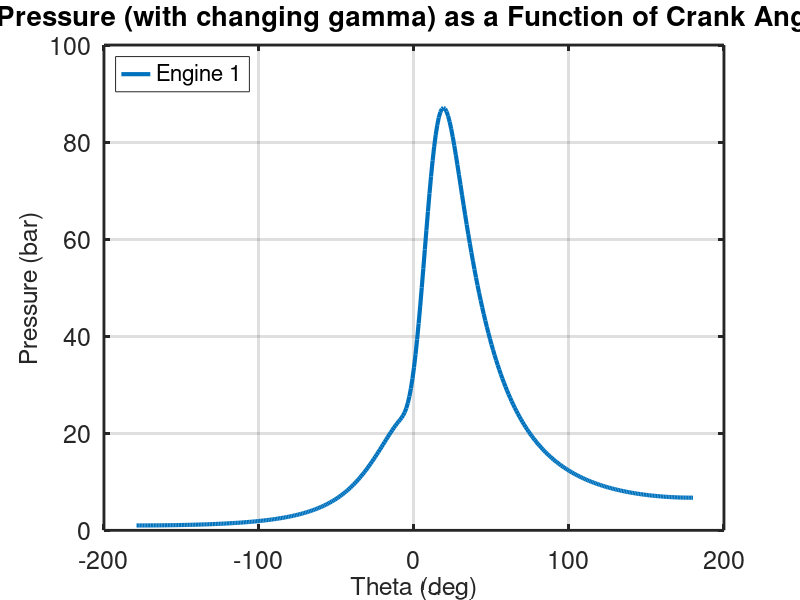
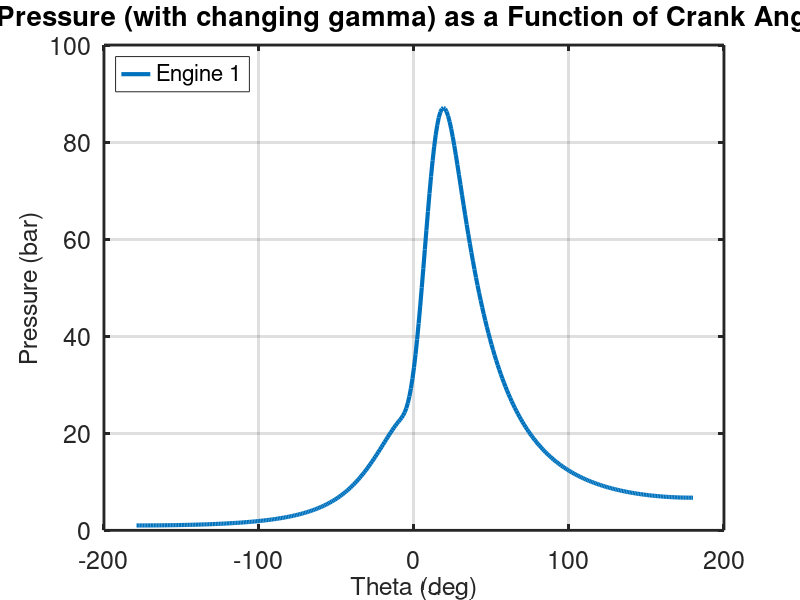
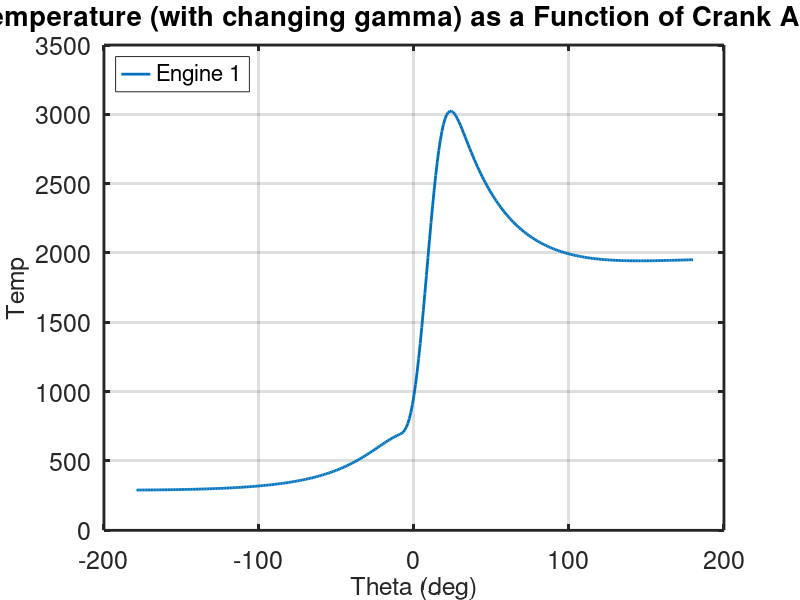
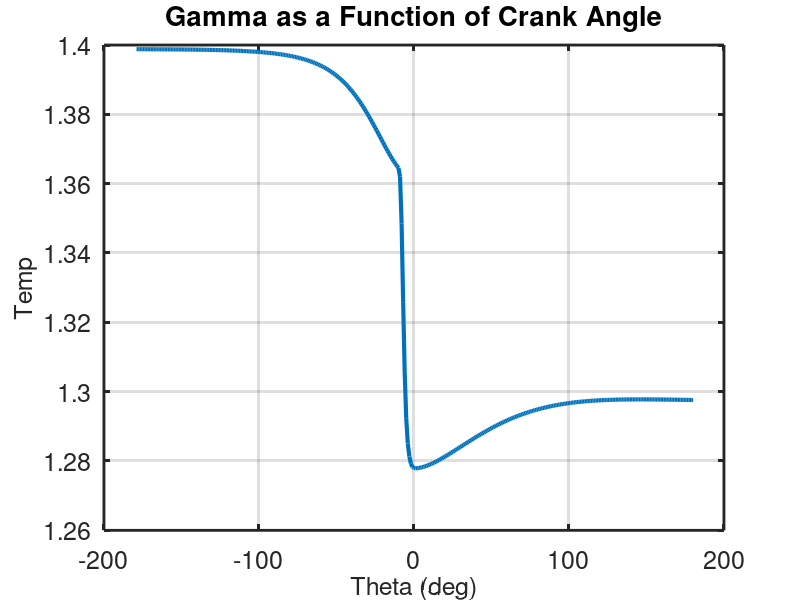

Source code (MATLAB) for these figures, in order:
function[v]=FiniteHeatRelease()
% Gas cycle heat release code for two engines
close all
% engine parameters 
clear();
%%
calc_gamma(300)
%%


thetas(1,1)= -10; % Engine1 start of heat release (deg)
thetas(2,1)= -10;   % Engine2 start of heat release (deg)
thetad(1,1) = 40; % Engine1 duration of heat release (deg)
thetad(2,1) = 10; % Engine2 duration of heat release (deg)

r=10;       %compression ratio
gamma= 1.4; %gas const
q= 34.385233793707900;      % dimensionless total heat release Qin/P1V1 

a= 5;  %weibe parameter a 
n= 3; %weibe exponent n

step=1;      % crankangle interval for calculation/plot
NN=360/step; % number of data points

% initialize the results data structure
save.theta=zeros(NN,1); % crankangle
save.vol=zeros(NN,1);   % volume 
save.press=zeros(NN,2); % pressure 
save.work=zeros(NN,2);  % work
save.temp = zeros(NN,2);


pinit(1) = 1; % Engine 1 initial dimensionless pressure P/P1
pinit(2) = 1; % Engine 2 initial dimensionless pressure P/P1 
ma = 3.335683867042752e-04;
n_constant = ma/(1000*28.97);
r_constant = 8.314;
stroke = 6.4100000000000; %cm
bore = 7.051000000000001; %cm
bore = 1.1 * stroke;
crank_rad = stroke/2; %cm
crank_l = 3.5 * crank_rad; %cm
Vc = (1500/6)/9

i = 1;
for theta = -180:1:180
    s(i) = crank_rad * cos(theta*pi/180) + sqrt(crank_l^2 + (crank_rad^2) * (sin(theta*pi/180))^2); 
    v(i) = (Vc + (crank_l + crank_rad - s(i))*(pi*bore(1)^2)/4)/1e6;
    i = i + 1;
end

% for loop for engine1 and engine2
for j=1:2
theta = -180;          %initial crankangle
thetae = theta + step; %final crankangle in step
fy(1) = pinit(j); % assign initial pressure to working vector
fy(2) =0.;        % reset work vector 

% for loop for pressure and work calculation
  for i=1:NN,
    [fy, vol] = integrate(theta,thetae,fy);
    
    % reset to next interval
    theta = thetae;
    thetae = theta+step;
    % copy results to output vectors
    save.theta(i)=theta;
    save.vol(i)=vol;
    save.press(i,j)=fy(1);
    save.work(i,j)=fy(2);
    %save.temp(i,j) = save.press(i,j) * v(i)/(n_constant * r_constant);
    P = 1e5 * save.press(i,j);
    R = 287.058;
    rho(i) = ma/(v(i));
    save.temp(i,j) = P/(R*rho(i));
    disp(rho(i))
    gamma = calc_gamma(save.temp(i,j));
    g(i) = gamma;
    
  end %end of pressure and work iteration loop
end %end of engine iteration loop

[pmax1, id_max1] = max(save.press(:,1)); %Engine 1 max pressure
[pmax2, id_max2] = max(save.press(:,2)); %Engine 2 max pressure
thmax1=save.theta(id_max1);%Engine 1 crank angle
thmax2=save.theta(id_max2);%Engine 2 crank angle

w1=save.work(NN,1);
w2=save.work(NN,2);
eta1= w1/q; % thermal efficiency
eta2= w2/q; 
imep1 = eta1*q*(r/(r -1)); %imep
imep2 = eta2*q*(r/(r -1));
eta_rat1 = eta1/(1-r^(1-gamma)); 
eta_rat2 = eta2/(1-r^(1-gamma));

% output overall results
fprintf('                  Engine 1           \n');
fprintf(' Theta_start       %5.2f              \n', thetas(1,1));
fprintf(' Theta_dur          %5.2f                \n', thetad(1,1));
fprintf(' P_max/P_1           %5.2f              \n', pmax1);
fprintf(' Theta_max       %7.1f             \n',thmax1);
fprintf(' Net Work/P1V1   %7.2f             \n', w1);
fprintf(' Efficiency         %5.3f               \n', eta1);
fprintf(' Eff. Ratio         %5.3f              \n', eta_rat1 );
fprintf(' Imep/P1            %5.2f                \n', imep1);

%plot results

%set(gcf,'Units','pixels','Position', [50,50,1200,600]);
%subplot(1,2,1);
plot(save.theta,save.press(:,1),'linewidth',3 )
set(gca, 'fontsize', 18,'linewidth',2);
%grid
legend('Engine 1','Location','NorthWest')
xlabel('Theta (deg)','fontsize', 18)
ylabel('Pressure (bar)','fontsize', 18)
title('Pressure (with changing gamma) as a Function of Crank Angle')
grid
set(gcf, 'Units', 'Normalized', 'OuterPosition', [0, 0.04, 1, 0.96]);
saveas(gcf,'P as a fn of crank angle with changing gamma.png')
print -deps2 heatrelpressure

figure();
%subplot(1,2,2);
plot(save.theta,save.work(:,1),'-', 'linewidth',2)
set(gca, 'fontsize', 18,'linewidth',2);
%grid
legend('Engine 1', 'Location','NorthWest')
xlabel('Theta (deg)','fontsize', 18)
ylabel('Work','fontsize', 18)
title('Work as a Function of Crank Angle')
grid


figure();
%subplot(1,2,2);
plot(save.theta,save.temp(:,1),'-', 'linewidth',2)
set(gca, 'fontsize', 18,'linewidth',2);
%grid
legend('Engine 1', 'Location','NorthWest')
xlabel('Theta (deg)','fontsize', 18)
ylabel('Temp','fontsize', 18)
title('Temperature (with changing gamma) as a Function of Crank Angle')
grid
set(gcf, 'Units', 'Normalized', 'OuterPosition', [0, 0.04, 1, 0.96]);
saveas(gcf,'temp v crank with changing gamma.png')

figure();
%subplot(1,2,2);
plot(save.theta,g,'-', 'linewidth',3)
set(gca, 'fontsize', 18,'linewidth',2);
%grid
%legend('Engine 1', 'Location','NorthWest')
xlabel('Theta (deg)','fontsize', 18)
ylabel('Temp','fontsize', 18)
title('Gamma as a Function of Crank Angle')
grid
set(gcf, 'Units', 'Normalized', 'OuterPosition', [0, 0.04, 1, 0.96]);
saveas(gcf,'Gamma Vs Crank angle.png')


function[fy,vol] = integrate(theta,thetae,fy)
%  ode23 integration of the pressure differential equation 
%  from theta to thetae with current values of fy as initial conditions
[tt, yy] = ode23(@rates, [theta thetae], fy);
%put last element of yy into fy vector
 for k=1:2
  fy(k) = yy(length(tt),k);
 end
%pressure differential equation
    function [yprime] = rates(theta,fy) 
    vol=(1.+ (r -1)/2.*(1-cosd(theta)))/r;
    dvol=(r - 1)/2.*sind(theta)/r*pi/180.; %dvol/dtheta
    dx=0.; %set heat release to zero
        if(theta > thetas(j)) % then heat release dx  > 0
        dum1=(theta -thetas(j))/thetad(j);
        x=1.- exp(-(a*dum1^n));
        dx=(1-x)*a*n*dum1^(n-1)/thetad(j); %dx/dthetha
        end  
     term1= -gamma*fy(1)*dvol/vol;
     term2= (gamma-1)*q*dx/vol;
     yprime(1,1)= term1 + term2;
     yprime(2,1)= fy(1)*dvol;    
    end %end of function rates
end  %end of function integrate2


function [gamma] =  calc_gamma(temp)
    N2_high = [.2896e1, .15155e-2, -.57235e-6, .99807e-10, -.652e-14];
    N2_low = [.3675e1, -.12082e-2, .23240e-5, -.6322e-9, -.2258e-12];
    O2_high = [.362e1, .7362e-3, -.1965e-6, .362e-10, -.2895e-14];
    O2_low = [.36256e1, -.18782e-2, .70555e-5, -.6764e-8, .21556e-11];

    if (temp>1000)
        N = N2_high;
        O = O2_high;
    else
        N = N2_low;
        O = O2_low;
    end    
    
    cp_n = temp_to_gamma(N, temp);
    cp_o = temp_to_gamma(O,temp);
    
    cp = .2095 * cp_o + .7905 * cp_n;
    R = .287;
    cp = cp*R;
    cv = cp - R;
    function [cp] = temp_to_gamma(a, temp)
        cp =  a(1) + a(2)*temp + a(3)*temp^2 + a(4)*temp^3 + a(5) * temp^4;
    end
    gamma = cp/cv;

end
end % heat_release_weibe2
